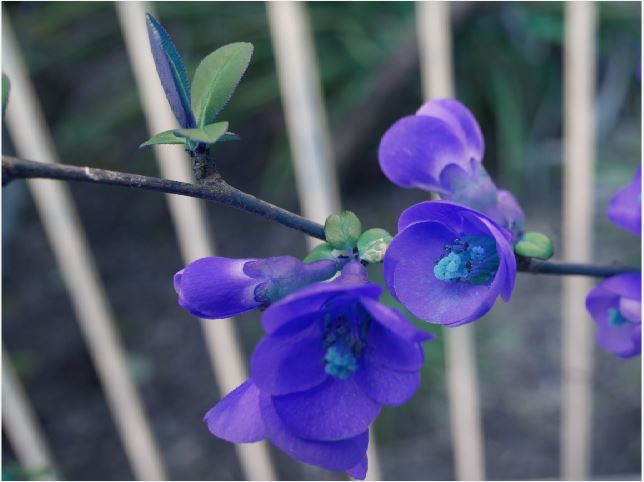
%> input picture bayer/example/bayer.JPG, 644 x 482 px
$ octave --eval "result = read('../bayer/example/bayer.JPG');"   (GNU Octave 9; MATLAB toolbox functions it lacks are replaced by stand-ins)
%> lines starting %> are read from the running program, lines starting %| are printed output that depends on the picture
%Reads the given image and transforms the image to grayscale. It also
%makes a figure of the histogram of the image.
%Comment out or uncomment lines to get the desired functionality

% photo = 'give your image path';
%
% % Load image , and convert it to gray -scale
function x = read(photo)
%> called with photo = '../bayer/example/bayer.JPG'
	x = imread(photo);
%> x is the input picture: size 482x644x3 uint8; mean R, G, B 87.6, 91.7, 120.3
	x = rgb2gray(x);
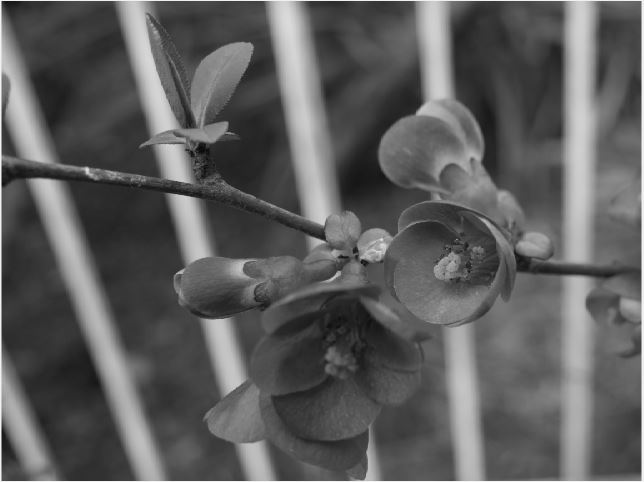
%> x: size 482x644 uint8; min 4, max 250, mean 93.8
	x = double(x) / 255;
%> x: size 482x644 double
	% % % Show the histogram of intensity values
	[hn, hx] = hist(x(:), 0:1/255:1);
%> hn = 256 values, max 4489 at index 57, min 0 at index 1, mean 1212.5; hx = 256 values from 0 to 1
	% [4 lines of commented-out code are left out]
end
